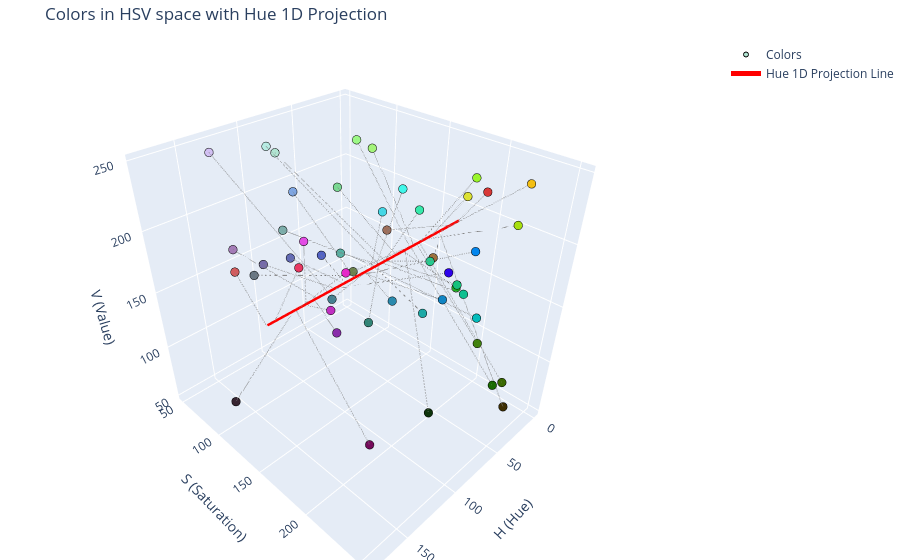

Notebook cell for this chart:
### Markdown cell above
## Visualize HSV Space and Hue Projection

### Code cell
# Get HSV values for all original colors
hsv_colors = []
for c in colors:
    rgb_pixel = np.uint8([[[c['r'], c['g'], c['b']]]])
    hsv_pixel = cv2.cvtColor(rgb_pixel, cv2.COLOR_RGB2HSV)
    hsv_colors.append(hsv_pixel[0][0])
hsv_colors = np.array(hsv_colors)

H = hsv_colors[:, 0]
S = hsv_colors[:, 1]
V = hsv_colors[:, 2]

mean_S = S.mean()
mean_V = V.mean()
min_H = H.min()
max_H = H.max()

proj_pts_x = H
proj_pts_y = np.full_like(H, mean_S)
proj_pts_z = np.full_like(H, mean_V)

plot_3d_projection(
    H, S, V, colors,
    [min_H, max_H], [mean_S, mean_S], [mean_V, mean_V],
    proj_pts_x, proj_pts_y, proj_pts_z,
    title='Colors in HSV space with Hue 1D Projection',
    xaxis_title='H (Hue)', yaxis_title='S (Saturation)', zaxis_title='V (Value)',
    proj_name='Hue 1D Projection Line'
)

### Figure 1 — Plotly figure (JSON) as saved in the notebook; plotly's stock layout.template omitted (floating-point values rounded to 4 significant figures)
{"data": [{"marker": {"color": ["#b1e5d2", "#e93862", "#36e9ab", "#d83836", "#a4f47a", "#56b2a4", "#9bf62c", "#2d02eb", "#d25c5e", "#9cf886", "#892daa", "#40f7ea", "#1da9a6", "#766baa", "#318476", "#e528c8", "#15c17c", "#3b6a02", "#3e2f03", "#dce134", "#5363c4", "#a47cb7", "#f4bf13", "#1cb11f", "#697783", "#1b6c03", "#c030c1", "#0fc091", "#2a8aae", "#9d703a", "#7fa6e2", "#9d6e5b", "#27c98e", "#0d340b", "#0286ee", "#372431", "#e24ce5", "#636bb5", "#458191", "#45d7e6", "#03bbbb", "#750b5b", "#b7ebe3", "#79d892", "#40820e", "#6c824e", "#1185c4", "#d2c0f3", "#7daeab", "#a7df0e"], "line": {"color": "black", "width": 1}, "size": 5}, "mode": "markers", "name": "Colors", "type": "scatter3d", "x": [79, 173, 80, 0, 50, 85, 43, 125, 179, 54, 142, 88, 89, 125, 85, 155, 78, 44, 22, 31, 116, 140, 23, 61, 104, 53, 150, 82, 98, 16, 108, 9, 79, 59, 103, 159, 149, 117, 96, 93, 90, 157, 85, 68, 47, 43, 100, 131, 88, 38], "y": [58, 194, 196, 191, 128, 132, 209, 253, 143, 117, 188, 189, 211, 95, 160, 210, 227, 250, 243, 196, 147, 82, 235, 215, 51, 248, 192, 235, 193, 161, 112, 107, 206, 201, 253, 88, 170, 116, 134, 178, 251, 231, 56, 112, 228, 102, 233, 54, 72, 239], "z": [229, 233, 233, 216, 244, 178, 246, 235, 210, 248, 170, 247, 169, 170, 132, 229, 193, 106, 62, 225, 196, 183, 244, 177, 131, 108, 193, 192, 174, 157, 226, 157, 201, 52, 238, 55, 229, 181, 145, 230, 187, 117, 235, 216, 130, 130, 196, 243, 174, 223]}, {"line": {"color": "red", "width": 5}, "mode": "lines", "name": "Hue 1D Projection Line", "type": "scatter3d", "x": [0, 179], "y": [169.8, 169.8], "z": [185.9, 185.9]}, {"line": {"color": "gray", "dash": "dot", "width": 2}, "mode": "lines", "showlegend": false, "type": "scatter3d", "x": [79, 79], "y": [58, 169], "z": [229, 185]}, {"line": {"color": "gray", "dash": "dot", "width": 2}, "mode": "lines", "showlegend": false, "type": "scatter3d", "x": [173, 173], "y": [194, 169], "z": [233, 185]}, {"line": {"color": "gray", "dash": "dot", "width": 2}, "mode": "lines", "showlegend": false, "type": "scatter3d", "x": [80, 80], "y": [196, 169], "z": [233, 185]}, {"line": {"color": "gray", "dash": "dot", "width": 2}, "mode": "lines", "showlegend": false, "type": "scatter3d", "x": [0, 0], "y": [191, 169], "z": [216, 185]}, {"line": {"color": "gray", "dash": "dot", "width": 2}, "mode": "lines", "showlegend": false, "type": "scatter3d", "x": [50, 50], "y": [128, 169], "z": [244, 185]}, {"line": {"color": "gray", "dash": "dot", "width": 2}, "mode": "lines", "showlegend": false, "type": "scatter3d", "x": [85, 85], "y": [132, 169], "z": [178, 185]}, {"line": {"color": "gray", "dash": "dot", "width": 2}, "mode": "lines", "showlegend": false, "type": "scatter3d", "x": [43, 43], "y": [209, 169], "z": [246, 185]}, {"line": {"color": "gray", "dash": "dot", "width": 2}, "mode": "lines", "showlegend": false, "type": "scatter3d", "x": [125, 125], "y": [253, 169], "z": [235, 185]}, {"line": {"color": "gray", "dash": "dot", "width": 2}, "mode": "lines", "showlegend": false, "type": "scatter3d", "x": [179, 179], "y": [143, 169], "z": [210, 185]}, {"line": {"color": "gray", "dash": "dot", "width": 2}, "mode": "lines", "showlegend": false, "type": "scatter3d", "x": [54, 54], "y": [117, 169], "z": [248, 185]}, {"line": {"color": "gray", "dash": "dot", "width": 2}, "mode": "lines", "showlegend": false, "type": "scatter3d", "x": [142, 142], "y": [188, 169], "z": [170, 185]}, {"line": {"color": "gray", "dash": "dot", "width": 2}, "mode": "lines", "showlegend": false, "type": "scatter3d", "x": [88, 88], "y": [189, 169], "z": [247, 185]}, {"line": {"color": "gray", "dash": "dot", "width": 2}, "mode": "lines", "showlegend": false, "type": "scatter3d", "x": [89, 89], "y": [211, 169], "z": [169, 185]}, {"line": {"color": "gray", "dash": "dot", "width": 2}, "mode": "lines", "showlegend": false, "type": "scatter3d", "x": [125, 125], "y": [95, 169], "z": [170, 185]}, {"line": {"color": "gray", "dash": "dot", "width": 2}, "mode": "lines", "showlegend": false, "type": "scatter3d", "x": [85, 85], "y": [160, 169], "z": [132, 185]}, {"line": {"color": "gray", "dash": "dot", "width": 2}, "mode": "lines", "showlegend": false, "type": "scatter3d", "x": [155, 155], "y": [210, 169], "z": [229, 185]}, {"line": {"color": "gray", "dash": "dot", "width": 2}, "mode": "lines", "showlegend": false, "type": "scatter3d", "x": [78, 78], "y": [227, 169], "z": [193, 185]}, {"line": {"color": "gray", "dash": "dot", "width": 2}, "mode": "lines", "showlegend": false, "type": "scatter3d", "x": [44, 44], "y": [250, 169], "z": [106, 185]}, {"line": {"color": "gray", "dash": "dot", "width": 2}, "mode": "lines", "showlegend": false, "type": "scatter3d", "x": [22, 22], "y": [243, 169], "z": [62, 185]}, {"line": {"color": "gray", "dash": "dot", "width": 2}, "mode": "lines", "showlegend": false, "type": "scatter3d", "x": [31, 31], "y": [196, 169], "z": [225, 185]}, {"line": {"color": "gray", "dash": "dot", "width": 2}, "mode": "lines", "showlegend": false, "type": "scatter3d", "x": [116, 116], "y": [147, 169], "z": [196, 185]}, {"line": {"color": "gray", "dash": "dot", "width": 2}, "mode": "lines", "showlegend": false, "type": "scatter3d", "x": [140, 140], "y": [82, 169], "z": [183, 185]}, {"line": {"color": "gray", "dash": "dot", "width": 2}, "mode": "lines", "showlegend": false, "type": "scatter3d", "x": [23, 23], "y": [235, 169], "z": [244, 185]}, {"line": {"color": "gray", "dash": "dot", "width": 2}, "mode": "lines", "showlegend": false, "type": "scatter3d", "x": [61, 61], "y": [215, 169], "z": [177, 185]}, {"line": {"color": "gray", "dash": "dot", "width": 2}, "mode": "lines", "showlegend": false, "type": "scatter3d", "x": [104, 104], "y": [51, 169], "z": [131, 185]}, {"line": {"color": "gray", "dash": "dot", "width": 2}, "mode": "lines", "showlegend": false, "type": "scatter3d", "x": [53, 53], "y": [248, 169], "z": [108, 185]}, {"line": {"color": "gray", "dash": "dot", "width": 2}, "mode": "lines", "showlegend": false, "type": "scatter3d", "x": [150, 150], "y": [192, 169], "z": [193, 185]}, {"line": {"color": "gray", "dash": "dot", "width": 2}, "mode": "lines", "showlegend": false, "type": "scatter3d", "x": [82, 82], "y": [235, 169], "z": [192, 185]}, {"line": {"color": "gray", "dash": "dot", "width": 2}, "mode": "lines", "showlegend": false, "type": "scatter3d", "x": [98, 98], "y": [193, 169], "z": [174, 185]}, {"line": {"color": "gray", "dash": "dot", "width": 2}, "mode": "lines", "showlegend": false, "type": "scatter3d", "x": [16, 16], "y": [161, 169], "z": [157, 185]}, {"line": {"color": "gray", "dash": "dot", "width": 2}, "mode": "lines", "showlegend": false, "type": "scatter3d", "x": [108, 108], "y": [112, 169], "z": [226, 185]}, {"line": {"color": "gray", "dash": "dot", "width": 2}, "mode": "lines", "showlegend": false, "type": "scatter3d", "x": [9, 9], "y": [107, 169], "z": [157, 185]}, {"line": {"color": "gray", "dash": "dot", "width": 2}, "mode": "lines", "showlegend": false, "type": "scatter3d", "x": [79, 79], "y": [206, 169], "z": [201, 185]}, {"line": {"color": "gray", "dash": "dot", "width": 2}, "mode": "lines", "showlegend": false, "type": "scatter3d", "x": [59, 59], "y": [201, 169], "z": [52, 185]}, {"line": {"color": "gray", "dash": "dot", "width": 2}, "mode": "lines", "showlegend": false, "type": "scatter3d", "x": [103, 103], "y": [253, 169], "z": [238, 185]}, {"line": {"color": "gray", "dash": "dot", "width": 2}, "mode": "lines", "showlegend": false, "type": "scatter3d", "x": [159, 159], "y": [88, 169], "z": [55, 185]}, {"line": {"color": "gray", "dash": "dot", "width": 2}, "mode": "lines", "showlegend": false, "type": "scatter3d", "x": [149, 149], "y": [170, 169], "z": [229, 185]}, {"line": {"color": "gray", "dash": "dot", "width": 2}, "mode": "lines", "showlegend": false, "type": "scatter3d", "x": [117, 117], "y": [116, 169], "z": [181, 185]}, {"line": {"color": "gray", "dash": "dot", "width": 2}, "mode": "lines", "showlegend": false, "type": "scatter3d", "x": [96, 96], "y": [134, 169], "z": [145, 185]}, {"line": {"color": "gray", "dash": "dot", "width": 2}, "mode": "lines", "showlegend": false, "type": "scatter3d", "x": [93, 93], "y": [178, 169], "z": [230, 185]}, {"line": {"color": "gray", "dash": "dot", "width": 2}, "mode": "lines", "showlegend": false, "type": "scatter3d", "x": [90, 90], "y": [251, 169], "z": [187, 185]}, {"line": {"color": "gray", "dash": "dot", "width": 2}, "mode": "lines", "showlegend": false, "type": "scatter3d", "x": [157, 157], "y": [231, 169], "z": [117, 185]}, {"line": {"color": "gray", "dash": "dot", "width": 2}, "mode": "lines", "showlegend": false, "type": "scatter3d", "x": [85, 85], "y": [56, 169], "z": [235, 185]}, {"line": {"color": "gray", "dash": "dot", "width": 2}, "mode": "lines", "showlegend": false, "type": "scatter3d", "x": [68, 68], "y": [112, 169], "z": [216, 185]}, {"line": {"color": "gray", "dash": "dot", "width": 2}, "mode": "lines", "showlegend": false, "type": "scatter3d", "x": [47, 47], "y": [228, 169], "z": [130, 185]}, {"line": {"color": "gray", "dash": "dot", "width": 2}, "mode": "lines", "showlegend": false, "type": "scatter3d", "x": [43, 43], "y": [102, 169], "z": [130, 185]}, {"line": {"color": "gray", "dash": "dot", "width": 2}, "mode": "lines", "showlegend": false, "type": "scatter3d", "x": [100, 100], "y": [233, 169], "z": [196, 185]}, {"line": {"color": "gray", "dash": "dot", "width": 2}, "mode": "lines", "showlegend": false, "type": "scatter3d", "x": [131, 131], "y": [54, 169], "z": [243, 185]}, {"line": {"color": "gray", "dash": "dot", "width": 2}, "mode": "lines", "showlegend": false, "type": "scatter3d", "x": [88, 88], "y": [72, 169], "z": [174, 185]}, {"line": {"color": "gray", "dash": "dot", "width": 2}, "mode": "lines", "showlegend": false, "type": "scatter3d", "x": [38, 38], "y": [239, 169], "z": [223, 185]}], "layout": {"margin": {"b": 0, "l": 0, "r": 0, "t": 40}, "scene": {"xaxis": {"title": {"text": "H (Hue)"}}, "yaxis": {"title": {"text": "S (Saturation)"}}, "zaxis": {"title": {"text": "V (Value)"}}}, "title": {"text": "Colors in HSV space with Hue 1D Projection"}}}
